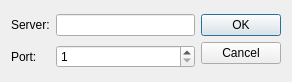
<?xml version="1.0" encoding="UTF-8"?>
<ui version="4.0">
 <class>ServerSettingsDialog</class>
 <widget class="QDialog" name="ServerSettingsDialog">
  <property name="geometry">
   <rect>
    <x>0</x>
    <y>0</y>
    <width>292</width>
    <height>82</height>
   </rect>
  </property>
  <property name="windowTitle">
   <string>Dialog</string>
  </property>
  <layout class="QGridLayout" name="gridLayout">
   <item row="0" column="0">
    <widget class="QLabel" name="label">
     <property name="text">
      <string>Server:</string>
     </property>
     <property name="buddy">
      <cstring>hostEdit</cstring>
     </property>
    </widget>
   </item>
   <item row="0" column="1">
    <widget class="QLineEdit" name="hostEdit"/>
   </item>
   <item row="0" column="2" rowspan="2">
    <widget class="QDialogButtonBox" name="buttonBox">
     <property name="orientation">
      <enum>Qt::Vertical</enum>
     </property>
     <property name="standardButtons">
      <set>QDialogButtonBox::Cancel|QDialogButtonBox::Ok</set>
     </property>
    </widget>
   </item>
   <item row="1" column="0">
    <widget class="QLabel" name="label_2">
     <property name="text">
      <string>Port:</string>
     </property>
     <property name="buddy">
      <cstring>portSpinBox</cstring>
     </property>
    </widget>
   </item>
   <item row="1" column="1">
    <widget class="QSpinBox" name="portSpinBox">
     <property name="minimum">
      <number>1</number>
     </property>
     <property name="maximum">
      <number>65535</number>
     </property>
    </widget>
   </item>
  </layout>
 </widget>
 <resources/>
 <connections>
  <connection>
   <sender>buttonBox</sender>
   <signal>accepted()</signal>
   <receiver>ServerSettingsDialog</receiver>
   <slot>accept()</slot>
   <hints>
    <hint type="sourcelabel">
     <x>248</x>
     <y>254</y>
    </hint>
    <hint type="destinationlabel">
     <x>157</x>
     <y>274</y>
    </hint>
   </hints>
  </connection>
  <connection>
   <sender>buttonBox</sender>
   <signal>rejected()</signal>
   <receiver>ServerSettingsDialog</receiver>
   <slot>reject()</slot>
   <hints>
    <hint type="sourcelabel">
     <x>316</x>
     <y>260</y>
    </hint>
    <hint type="destinationlabel">
     <x>286</x>
     <y>274</y>
    </hint>
   </hints>
  </connection>
 </connections>
</ui>
